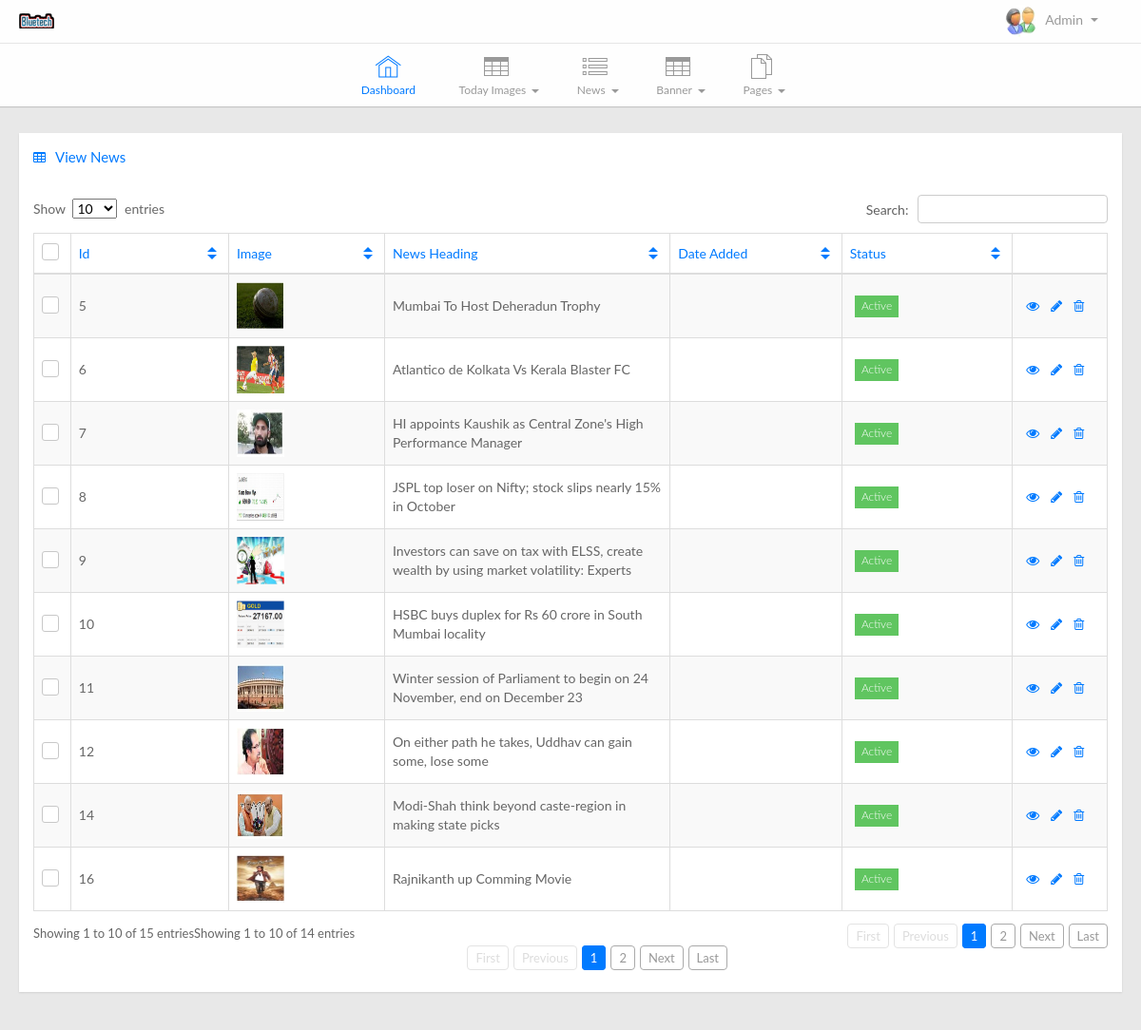
Page /bluetech/index.php?p=viewnews (signed in) on the committed database.
### tables this page shows
CREATE TABLE IF NOT EXISTS `news` (
  `id` int(11) NOT NULL AUTO_INCREMENT,
  `type` varchar(255) NOT NULL,
  `subtype` varchar(255) NOT NULL,
  `headline` varchar(255) NOT NULL,
  `date` varchar(255) NOT NULL,
  `image` text NOT NULL,
  `details` varchar(500) NOT NULL,
  `status` varchar(255) NOT NULL,
  PRIMARY KEY (`id`)
);

### bluetech/connection.php (called while the page is built, shortened)
<?php
$adminpath = "files/";

### bluetech/viewnews.php (the view, shortened to what this page needs)
<div class="container-fluid main-content">
    <div class="row">
        <div class="col-lg-12">
            <div class="widget-container fluid-height clearfix">
                <div class="heading">
                    <i class="fa fa-table"></i>View News
                </div>
                <div class="widget-content padded clearfix">
                    <div id="dataTable1_wrapper" class="dataTables_wrapper" role="grid">
                        <div class="dataTables_filter" id="dataTable1_filter">
                        </div>
                        <table class="table table-bordered table-striped dataTable" id="dataTable1" aria-describedby="dataTable1_info">
                            <thead>
                                <tr role="row">
                                    <th class="check-header hidden-xs sorting_disabled" role="columnheader" rowspan="1" colspan="1" aria-label="
                                                   " style="width: 17.777777671813965px;">
                                        <label><input id="checkAll" name="checkAll" type="checkbox"><span></span></label>
                                    </th>
                                    <th class="sorting" role="columnheader" tabindex="0" aria-controls="dataTable1" rowspan="1" colspan="1" aria-label="
                                             Id
                                             : activate to sort column ascending" style="width: 143.77777767181396px;">
                                        Id
                                    </th>
                                    <th class="sorting" role="columnheader" tabindex="0" aria-controls="dataTable1" rowspan="1" colspan="1" aria-label="
                                             Image
                                             : activate to sort column ascending" style="width: 141.77777767181396px;">
                                        Image
                                    </th>
                                    <th class="hidden-xs sorting" role="columnheader" tabindex="0" aria-controls="dataTable1" rowspan="1" colspan="1" aria-label="
                                             News
                                             : activate to sort column ascending" style="width: 247.77777767181396px;">
                                        News Heading
                                    </th>
                                    <th class="hidden-xs sorting" role="columnheader" tabindex="0" aria-controls="dataTable1" rowspan="1" colspan="1" aria-label="
                                             Date Added
                                             : activate to sort column ascending" style="width: 154.77777767181396px;">
                                        Date Added
                                    </th>
                                    <th class="hidden-xs sorting" role="columnheader" tabindex="0" aria-controls="dataTable1" rowspan="1" colspan="1" aria-label="
                                             Status
                                             : activate to sort column ascending" style="width: 153.77777767181396px;">
                                        Status
                                    </th>
                                    <th class="sorting_disabled" role="columnheader" rowspan="1" colspan="1" aria-label="" style="width: 71.77777767181396px;"></th></tr></thead>
                            <tbody role="alert" aria-live="polite" aria-relevant="all">
                                <?php
                                $sql = "select * from news ";
                                $q = mysql_query($sql) or die(mysql_error() . $sql);
                                while($r= mysql_fetch_assoc($q))
                                {
                                ?>
                                <tr class="odd">
                                    <td class="check hidden-xs  sorting_1">
                                        <label><input name="optionsRadios1" type="checkbox" value="option1"><span></span></label>
                                    </td>
                                    <td class=" ">
                                       <?php echo $r['id']; ?>
                                    </td>
                                    <td class="">
                                        <?php if($r['image']&& file_exists($adminpath.$r['image'])){ ?>
                                       <img src="<?php echo $adminpath.$r['image'] ?>" width="50px" height="50px;"  />
                                    <?php }
                                    else
                                    {
                                      ?>
                                        <img src="images/AAAAAA&text=no+image.gif"style="width: 50px;height: 50px;"/>
                                        <?php
                                    }
                                    ?>
                                    </td>
                                    <td class="hidden-xs ">
                                        <?php echo $r['headline']; ?>
                                    </td>
                                     <td class=" ">
                                    </td>
                                    <td class="hidden-xs ">
                                         <?php if($r['status']=='Yes')
                                             {
                                         ?>
                                        <span class="label label-success"> Active</span>
                                             <?php
                                         } else if($r['status']=='No'){
                                             ?>
                                          <span class="label label-danger"> Hidden</span>
                                        <?php } ?>
                                    </td>
                                    <td class="actions ">
                                        <div class="action-buttons">
                                            <a class="table-actions" href=""><i class="fa fa-eye"></i></a><a class="table-actions" href="index.php?p=editnews&id=<?php echo $r['id'] ?>"><i class="fa fa-pencil"></i></a><a class="table-actions" href="index.php?p=viewnews&del=Yes&id=<?php echo $r['id']; ?>"><i class="fa fa-trash-o"></i></a>
                                        </div>
                                    </td>
                                </tr>
                                <?php } ?>
                            </tbody></table><div class="dataTables_info" id="dataTable1_info">Showing 1 to 10 of 14 entries</div><div class="dataTables_paginate paging_full_numbers" id="dataTable1_paginate"><a tabindex="0" class="first paginate_button paginate_button_disabled" id="dataTable1_first">First</a><a tabindex="0" class="previous paginate_button paginate_button_disabled" id="dataTable1_previous">Previous</a><span><a tabindex="0" class="paginate_active">1</a><a tabindex="0" class="paginate_button">2</a></span><a tabindex="0" class="next paginate_button" id="dataTable1_next">Next</a><a tabindex="0" class="last paginate_button" id="dataTable1_last">Last</a></div></div>
                </div>
            </div>
        </div>
    </div>
</div>

### bluetech/css/datatables.css (style rules this page uses)
table.dataTable { clear:both; margin-bottom: 10px; }
.dataTables_wrapper { position: relative; clear: both; zoom: 1; }
.dataTables_filter { width: 50%; float: right; text-align: right; color:#5f5f5f; }
.dataTables_info { float: left; margin-top: 4px; font-size: 13px; }
.dataTables_paginate { float: right; text-align: right; margin: 5px 0; }
.dataTables_paginate a { height: auto; margin-left:5px; font-size: 13px; border: 1px solid #AAA; color: #999; background: #FFF; border-radius: 4px; padding: 4px 8px; cursor: pointer; text-decoration: none !important; }
.dataTables_paginate a.paginate_active { border-color: #007aff; background: #007aff; color: #FFF; }
.dataTables_paginate a.paginate_button_disabled { border-color: #e3e3e3; color: #DDD; pointer-events: none; }
.paging_full_numbers { width: 400px; height: 22px; line-height: 22px; margin-bottom:10px; }

### bluetech/css/green.css (style rules this page uses)
a { color: #60c560; }
.widget-container .heading { color: #60c560; }
.dataTable th.sorting { color: #60c560; }
.dataTable th.sorting:after { border-top: 5px solid #60c560; }
.dataTable th.sorting:before { border-bottom: 5px solid #60c560; }

### bluetech/css/orange.css (style rules this page uses)
a { color: #f0ad4e; }
.widget-container .heading { color: #f0ad4e; }
.dataTable th.sorting { color: #f0ad4e; }
.dataTable th.sorting:after { border-top: 5px solid #f0ad4e; }
.dataTable th.sorting:before { border-bottom: 5px solid #f0ad4e; }

### bluetech/css/magenta.css (style rules this page uses)
a { color: #c741c9; }
.widget-container .heading { color: #c741c9; }
.dataTable th.sorting { color: #c741c9; }
.dataTable th.sorting:after { border-top: 5px solid #c741c9; }
.dataTable th.sorting:before { border-bottom: 5px solid #c741c9; }

### bluetech/css/gray.css (style rules this page uses)
a { color: #999999; }
.widget-container .heading { color: #999999; }
.dataTable th.sorting { color: #999999; }
.dataTable th.sorting:after { border-top: 5px solid #999999; }
.dataTable th.sorting:before { border-bottom: 5px solid #999999; }

### rows in the picture
news: id "5", image (picture), headline "Mumbai To Host Deheradun Trophy", status "Active"
news: id "6", image (picture), headline "Atlantico de Kolkata Vs Kerala Blaster FC", status "Active"
news: id "7", image (picture), headline "HI appoints Kaushik as Central Zone's High Performance Manager", status "Active"
news: id "8", image (picture), headline "JSPL top loser on Nifty; stock slips nearly 15% in October", status "Active"
news: id "9", image (picture), headline "Investors can save on tax with ELSS, create wealth by using market volatility: Experts", status "Active"
news: id "10", image (picture), headline "HSBC buys duplex for Rs 60 crore in South Mumbai locality", status "Active"
news: id "11", image (picture), headline "Winter session of Parliament to begin on 24 November, end on December 23", status "Active"
news: id "12", image (picture), headline "On either path he takes, Uddhav can gain some, lose some", status "Active"
news: id "14", image (picture), headline "Modi-Shah think beyond caste-region in making state picks", status "Active"
news: id "16", image (picture), headline "Rajnikanth up Comming Movie", status "Active"
